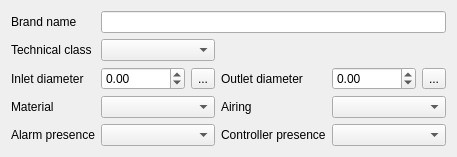
         <widget class="QWidget" name="deshuileur">
          <layout class="QGridLayout" name="gridLayout_7">
           <item row="0" column="0">
            <widget class="QLabel" name="label_59">
             <property name="text">
              <string>Brand name</string>
             </property>
             <property name="wordWrap">
              <bool>true</bool>
             </property>
            </widget>
           </item>
           <item row="1" column="0">
            <widget class="QLabel" name="label_38">
             <property name="text">
              <string>Technical class</string>
             </property>
             <property name="wordWrap">
              <bool>true</bool>
             </property>
            </widget>
           </item>
           <item row="2" column="0">
            <widget class="QLabel" name="label_61">
             <property name="text">
              <string>Inlet diameter</string>
             </property>
             <property name="wordWrap">
              <bool>true</bool>
             </property>
            </widget>
           </item>
           <item row="2" column="1">
            <widget class="QDoubleSpinBox" name="inletdiameter">
             <property name="minimum">
              <double>-1.000000000000000</double>
             </property>
             <property name="maximum">
              <double>999999.000000000000000</double>
             </property>
            </widget>
           </item>
           <item row="2" column="2">
            <widget class="QToolButton" name="toolButton_inletdiameter">
             <property name="text">
              <string>...</string>
             </property>
            </widget>
           </item>
           <item row="2" column="3">
            <widget class="QLabel" name="label_37">
             <property name="text">
              <string>Outlet diameter</string>
             </property>
             <property name="wordWrap">
              <bool>true</bool>
             </property>
            </widget>
           </item>
           <item row="2" column="4">
            <widget class="QDoubleSpinBox" name="outletdiameter">
             <property name="minimum">
              <double>-1.000000000000000</double>
             </property>
             <property name="maximum">
              <double>999999.000000000000000</double>
             </property>
            </widget>
           </item>
           <item row="2" column="5">
            <widget class="QToolButton" name="toolButton_outletdiameter">
             <property name="text">
              <string>...</string>
             </property>
            </widget>
           </item>
           <item row="3" column="0">
            <widget class="QLabel" name="label_63">
             <property name="text">
              <string>Material</string>
             </property>
             <property name="wordWrap">
              <bool>true</bool>
             </property>
            </widget>
           </item>
           <item row="3" column="1" colspan="2">
            <widget class="QComboBox" name="psmaterial_2"/>
           </item>
           <item row="3" column="3">
            <widget class="QLabel" name="label_62">
             <property name="text">
              <string>Airing</string>
             </property>
             <property name="wordWrap">
              <bool>true</bool>
             </property>
            </widget>
           </item>
           <item row="3" column="4" colspan="2">
            <widget class="QComboBox" name="airing"/>
           </item>
           <item row="4" column="0">
            <widget class="QLabel" name="label_53">
             <property name="text">
              <string>Alarm presence</string>
             </property>
             <property name="wordWrap">
              <bool>true</bool>
             </property>
            </widget>
           </item>
           <item row="4" column="1" colspan="2">
            <widget class="QComboBox" name="psremotemonitoring_2"/>
           </item>
           <item row="4" column="3">
            <widget class="QLabel" name="label_60">
             <property name="text">
              <string>Controller presence</string>
             </property>
             <property name="wordWrap">
              <bool>true</bool>
             </property>
            </widget>
           </item>
           <item row="4" column="4" colspan="2">
            <widget class="QComboBox" name="presencecontroller"/>
           </item>
           <item row="1" column="1" colspan="2">
            <widget class="QComboBox" name="nodetechclass"/>
           </item>
           <item row="0" column="1" colspan="5">
            <widget class="QLineEdit" name="brandname"/>
           </item>
          </layout>
         </widget>
